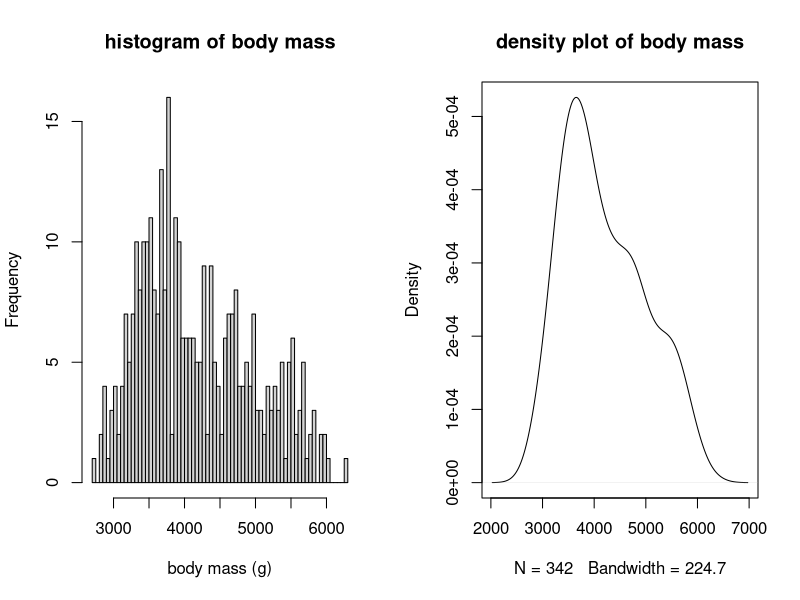
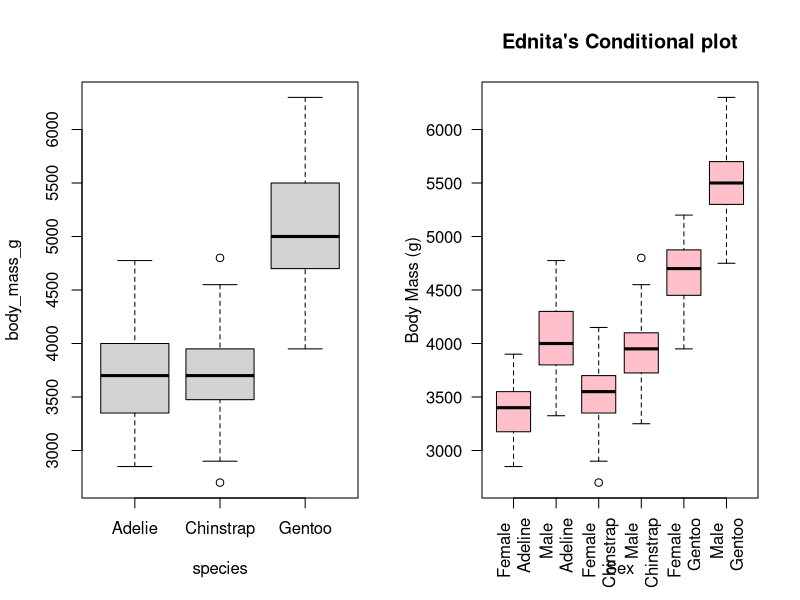

These figures' R source, in order:
## ---- chunk 1
require(palmerpenguins)
require(here)

t.test(subset(penguins, species == "Gentoo")$flipper_length_mm)
## ---- chunk 2
## Comparing to zero

t.test(
  x = subset(penguins, species == "Gentoo")$flipper_length_mm,
  mu = 218
)
## ---- chunk 3
## Gentoo penguin flippers are smaller than 218 mm

t.test(
  x = subset(penguins, species == "Gentoo")$flipper_length_mm,
  mu = 218,
  alternative = "less"
)
## ---- chunk 4
#2-sample t-test 

t.test(flipper_length_mm ~ species, data = subset(penguins, species != "Chinstrap"))
## ---- chunk 5
# Graphical 

par(mfrow = c(1, 2))
hist(penguins$body_mass_g, breaks = 80, main = "histogram of body mass", xlab = "body mass (g)")
plot(density(penguins$body_mass_g, na.rm = TRUE), main = "density plot of body mass")
## ---- chunk 6
##Two-way Additive ANOVA

boxplot(body_mass_g ~ species, data = penguins)
## ---- chunk 7
#Fit a 2-way, additive model

fit_additive = lm(body_mass_g ~ sex + species, data = penguins)
## ---- chunk 8
#Two-Way interactive (factorial) ANOVA

fit_interactive = lm(body_mass_g ~ sex * species, data = penguins)
## ---- chunk 9
require(palmerpenguins)
boxplot(body_mass_g ~ sex*species, main = "Ednita's Conditional plot", xlab = "Sex", ylab = "Body Mass (g)", data = penguins, col = "pink",  names = c("Female \n Adeline", "Male \n Adeline", "Female \n Chinstrap", "Male \n Chinstrap", "Female \n Gentoo", "Male \n Gentoo"), las = 2)
## ---- chunk 10
fit_both <- lm(
    formula = body_mass_g ~ sex*species,
    data = penguins)
## ---- chunk 11
summary(fit_both)
## ---- chunk 12
summary(fit_both)
## ---- chunk 13

fit_both <- lm(
    formula = body_mass_g ~ sex*species,
    data = penguins)

summary(fit_both)
## ---- chunk 14
dat_both <- subset(penguins, species == "Chinstrap", select = c("body_mass_g","sex"))

fit_both_2 <- lm(
    formula = body_mass_g ~ sex,
    data = dat_both)

summary(fit_both_2)
